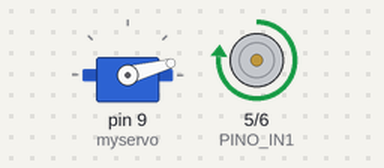
A sketch run on a simulated Arduino Uno, built with avr-gcc and run on an emulated ATmega328P. Shown: servo, motor-driver pin pairs drawn as motors (green arrow = first pin HIGH = forward, orange = second pin HIGH = backward, longer = more drive).

Above: at 0.05 s.
At 6.0 s:
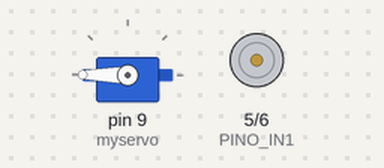
At 9.0 s:
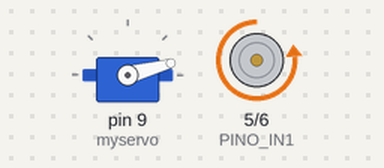
At 12.0 s:
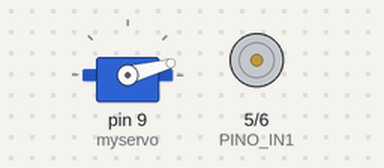
Timing chart, 0 to 15.6 s (numbered marks = the images above):
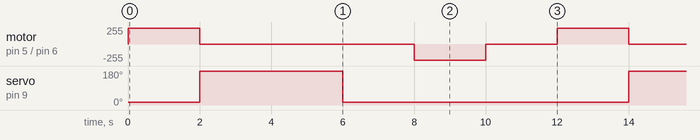

Measured:
- by itself, servo on pin 9 (myservo): alternates 180° for 4.0 s and 15° for 8.0 s
- by itself, motor on pin 5 (PINO_IN1) / pin 6 (PINO_IN2): repeats every 12.0 s: stopped 6.0 s, backward 240/255 2.0 s, stopped 2.0 s, forward 240/255 2.0 s

The sketch:

LIMPEZA_DE_RIOS.ino
```cpp
// Programa: Controle de velocidade e direção de um motor Dc utilizando o módulo L298D

// Define os pinos de controle do motor ligados ao Arduino
#define PINO_IN1 5  // Pino responsável pelo controle no sentido horário
#define PINO_IN2 6  // Pino responsável pelo controle no sentido anti-horário

#include <Servo.h>
Servo myservo;// Cria um objeto baseado na biblioteca Servo
int serv = 5;

void setup(){
  // Configura os pinos de controle como saída
  pinMode(PINO_IN1, OUTPUT);  // Define o pino IN1 como saída
  pinMode(PINO_IN2, OUTPUT);  // Define o pino IN2 como saída

  myservo.attach(9);// Diz que o objeto "myservo" está ligado ao pino 9
  myservo.write(15);// Comando para mandar o servo para posição 15
  analogWrite(PINO_IN1, 0);

}

void loop() {
  //Levando o cesto
  analogWrite(PINO_IN1, 240);
  delay(2000);

  //Girando o cesto
  analogWrite(PINO_IN1, 0);
  myservo.write(180);// Comando para mandar o servo para posição 180
  delay(4000);

//Girando de volta o cesto
  analogWrite(PINO_IN1, 0);
  myservo.write(15);// Comando para mandar o servo para posição 180

  delay(2000);
  myservo.write(15);// Comando para mandar o servo para posição 15


  analogWrite(PINO_IN2, 240);
  delay(2000);
  analogWrite(PINO_IN2, 0);
  delay(2000);
}
/*

  // Aumenta a velocidade gradualmente de 0% a 100% no sentido horário
  for (valor_pwm = 0; valor_pwm < 256; valor_pwm++) {
    analogWrite(PINO_IN1, valor_pwm);  // Aplica o valor PWM no pino IN1
    delay(100);  // Espera 100 ms antes de aumentar a velocidade
  }

  // Diminui a velocidade gradualmente de 100% a 0% no sentido horário
  for (valor_pwm = 255; valor_pwm >= 0; valor_pwm--) {
    analogWrite(PINO_IN1, valor_pwm);  // Reduz o valor PWM no pino IN1
    delay(100);  // Espera 100 ms antes de diminuir mais a velocidade
  }

  // Aumenta a velocidade gradualmente de 0% a 100% no sentido anti-horário
  for (valor_pwm = 0; valor_pwm < 256; valor_pwm++) {
    analogWrite(PINO_IN2, valor_pwm);  // Aplica o valor PWM no pino IN2
    delay(100);  // Espera 100 ms antes de aumentar a velocidade
  }

  // Diminui a velocidade gradualmente de 100% a 0% no sentido anti-horário
  for (valor_pwm = 255; valor_pwm >= 0; valor_pwm--) {
    analogWrite(PINO_IN2, valor_pwm);  // Reduz o valor PWM no pino IN2
    delay(100);  // Espera 100 ms antes de diminuir mais a velocidade
  }
}*/
```
